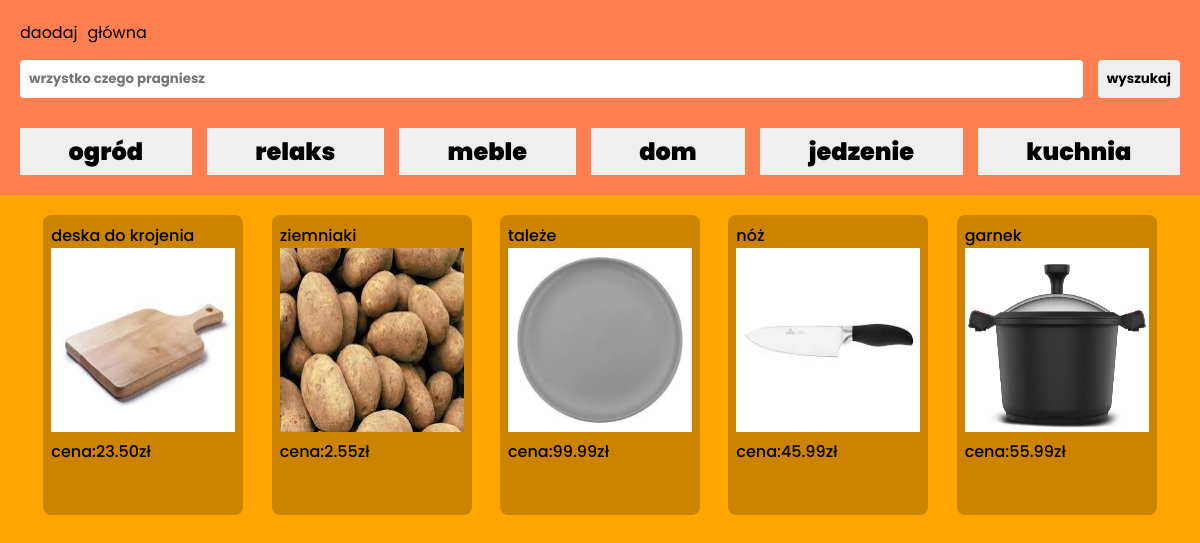
The app's page /index.php?look=gotowanie_kuchnia with its own data.
### tables this page shows
CREATE TABLE `produkty` (
  `id` int(10) UNSIGNED NOT NULL,
  `id_dostawca` int(10) UNSIGNED NOT NULL,
  `nazwa` varchar(50) DEFAULT NULL COMMENT 'nazwa przedmiotu',
  `cena` decimal(10,2) DEFAULT NULL,
  `opis` text DEFAULT NULL,
  `zdiecie` varchar(100) DEFAULT NULL COMMENT 'zdjęcie jako tekst z końcówką .jpg',
  `kategoria` text NOT NULL
);

### index.php (the view, shortened to what this page needs)
<!DOCTYPE html>
<html lang="pl">
<head>
    <link rel="stylesheet" href="./css/nav.css">
    <link rel="stylesheet" href="./css/global.css">
    <link rel="stylesheet" href="./css/items.css">
</head>
<body>
    <nav>
    <div class="links">
            <a href="add.php" class="add linkable">daodaj</a>
            <a href="index.php" class="add linkable">główna</a>
        </div>
        <form method="get">
            <input type="text" placeholder="wrzystko czego pragniesz" name="look">
            <input type="submit" value="wyszukaj">
        </form>
        <div>
            <form method="get" class="buttons">
                <input type="submit" value="ogród" name="look">
                <input type="submit" value="relaks" name="look">
                <input type="submit" value="meble" name="look">
                <input type="submit" value="dom" name="look">
                <input type="submit" value="jedzenie" name="look">
                <input type="submit" value="kuchnia" name="look">
            </form>
        </div>
    </nav>
    <section>
        <?php
        if(isset($_GET["look"])){
            $look = $_GET["look"];
        }
        else{
            $look = "";
        }
        $conect = mysqli_connect("localhost","root","","aledrogo");
        $zap = "select nazwa,cena,zdiecie,id from produkty WHERE kategoria LIKE '%$look%' OR nazwa LIKE '%$look%';";
        $query = mysqli_query($conect,$zap);
        while($data = mysqli_fetch_row($query)){
            echo "<a href='./item.php?id=$data[3]'&name=$data[0]><div class='pane'><p>$data[0]</p><img src='$data[2]' alt='$data[2]'><p>cena:$data[1]zł</p></div></a>";
        }
        ?>
    </section>
</body>
</html>

### css/nav.css (style rules this page uses)
nav { width: 100%; padding: 20px; background-color: coral; }
form { margin-top: 15px; display: flex; gap: 15px; }
nav > form > input { outline: transparent; border: 1px solid transparent; padding: 8px; border-radius: 4px; font-weight: 700; }
nav > form > input[type="text"] { flex-grow: 1; }
.buttons > input { border: 1px solid transparent; margin-top: 15px; flex-grow: 1; padding: 5px; font-weight: 900; font-size: 24px; }
.links { display: flex; gap: 10px; }
.linkable { position: relative; }
.linkable::after { position: absolute; content: ""; width: 0%; height: 5px; background-color: aqua; left: 0; bottom: -5px; transition: 0.4s; margin-left: 50%; border-radius: 10px; }

### css/global.css (style rules this page uses)
* { margin: 0; padding: 0; box-sizing: border-box; font-family: 'Poppins', sans-serif; }
input { border: 1px solid transparent; }
a { color: black; text-decoration: none; }
p { font-weight: 500; font-size: 35px; }
body { height: 100%; display: flex; flex-direction: column; background-color: orange; }

### css/items.css (style rules this page uses)
section { width: 100%; display: flex; flex-wrap: wrap; justify-content: space-evenly; padding: 20px; gap: 5px; }
.pane { width: 200px; background-color: rgba(0, 0, 0, 0.2); border-radius: 8px; padding: 8px; height: 300px; }
.pane > p { font-size: 16px; }
.pane > img { width: 100%; aspect-ratio: 1; background-color: aliceblue; }

### records on screen
produkty: nazwa "deska do krojenia", zdiecie (picture), cena "23.50"
produkty: nazwa "ziemniaki", zdiecie (picture), cena "2.55"
produkty: nazwa "tależe", zdiecie (picture), cena "99.99"
produkty: nazwa "nóż", zdiecie (picture), cena "45.99"
produkty: nazwa "garnek", zdiecie (picture), cena "55.99"
